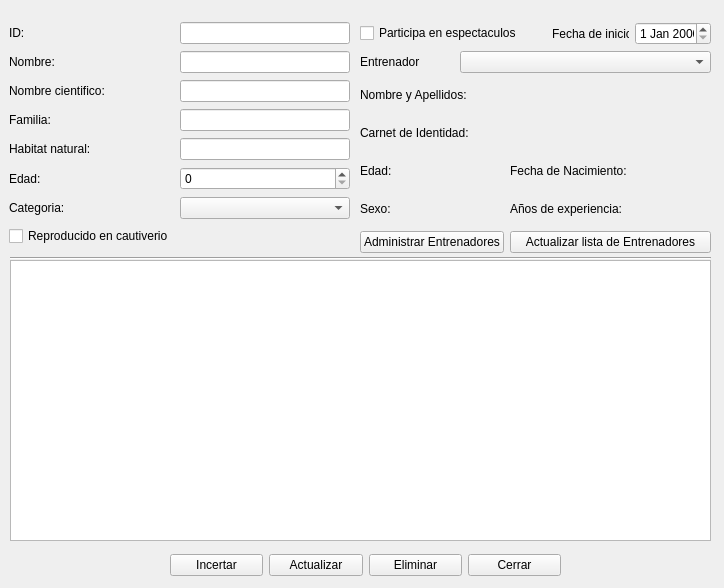
<?xml version="1.0" encoding="UTF-8"?>
<ui version="4.0">
 <class>animal_acuatico</class>
 <widget class="QWidget" name="animal_acuatico">
  <property name="geometry">
   <rect>
    <x>0</x>
    <y>0</y>
    <width>724</width>
    <height>588</height>
   </rect>
  </property>
  <property name="minimumSize">
   <size>
    <width>724</width>
    <height>588</height>
   </size>
  </property>
  <property name="maximumSize">
   <size>
    <width>724</width>
    <height>588</height>
   </size>
  </property>
  <property name="windowTitle">
   <string>Form</string>
  </property>
  <widget class="QTableView" name="table_animal_acuatico">
   <property name="geometry">
    <rect>
     <x>10</x>
     <y>260</y>
     <width>701</width>
     <height>281</height>
    </rect>
   </property>
  </widget>
  <widget class="Line" name="line">
   <property name="geometry">
    <rect>
     <x>10</x>
     <y>250</y>
     <width>701</width>
     <height>16</height>
    </rect>
   </property>
   <property name="orientation">
    <enum>Qt::Horizontal</enum>
   </property>
  </widget>
  <widget class="QWidget" name="layoutWidget">
   <property name="geometry">
    <rect>
     <x>9</x>
     <y>21</y>
     <width>341</width>
     <height>231</height>
    </rect>
   </property>
   <layout class="QGridLayout" name="gridLayout_animal_acuatico">
    <item row="2" column="1">
     <widget class="QLineEdit" name="txt_nombre_cientifico"/>
    </item>
    <item row="2" column="0">
     <widget class="QLabel" name="label_3">
      <property name="text">
       <string>Nombre cientifico:</string>
      </property>
     </widget>
    </item>
    <item row="3" column="1">
     <widget class="QLineEdit" name="txt_familia"/>
    </item>
    <item row="0" column="0">
     <widget class="QLabel" name="label">
      <property name="text">
       <string>ID:</string>
      </property>
     </widget>
    </item>
    <item row="4" column="1">
     <widget class="QLineEdit" name="txt_habitat_natural">
      <property name="text">
       <string/>
      </property>
     </widget>
    </item>
    <item row="3" column="0">
     <widget class="QLabel" name="label_2">
      <property name="text">
       <string>Familia:</string>
      </property>
     </widget>
    </item>
    <item row="0" column="1">
     <widget class="QLineEdit" name="txt_id"/>
    </item>
    <item row="7" column="1">
     <widget class="QSpinBox" name="txt_edad"/>
    </item>
    <item row="4" column="0">
     <widget class="QLabel" name="label_4">
      <property name="text">
       <string>Habitat natural:</string>
      </property>
     </widget>
    </item>
    <item row="7" column="0">
     <widget class="QLabel" name="label_6">
      <property name="text">
       <string>Edad:</string>
      </property>
     </widget>
    </item>
    <item row="8" column="0">
     <widget class="QLabel" name="label_7">
      <property name="text">
       <string>Categoria:</string>
      </property>
     </widget>
    </item>
    <item row="8" column="1">
     <widget class="QComboBox" name="comboBox">
      <property name="focusPolicy">
       <enum>Qt::ClickFocus</enum>
      </property>
      <property name="editable">
       <bool>false</bool>
      </property>
     </widget>
    </item>
    <item row="1" column="0">
     <widget class="QLabel" name="label_5">
      <property name="text">
       <string>Nombre:</string>
      </property>
     </widget>
    </item>
    <item row="1" column="1">
     <widget class="QLineEdit" name="txt_nombre">
      <property name="text">
       <string/>
      </property>
     </widget>
    </item>
    <item row="9" column="0">
     <widget class="QCheckBox" name="check_cautiverio">
      <property name="text">
       <string>Reproducido en cautiverio</string>
      </property>
     </widget>
    </item>
   </layout>
  </widget>
  <widget class="QWidget" name="layoutWidget">
   <property name="geometry">
    <rect>
     <x>170</x>
     <y>550</y>
     <width>391</width>
     <height>31</height>
    </rect>
   </property>
   <layout class="QHBoxLayout" name="horizontalLayout">
    <item>
     <widget class="QPushButton" name="pushButton_incertar">
      <property name="text">
       <string>Incertar</string>
      </property>
     </widget>
    </item>
    <item>
     <widget class="QPushButton" name="pushButton_actualizar">
      <property name="text">
       <string>Actualizar</string>
      </property>
     </widget>
    </item>
    <item>
     <widget class="QPushButton" name="pushButton_eliminar">
      <property name="text">
       <string>Eliminar</string>
      </property>
     </widget>
    </item>
    <item>
     <widget class="QPushButton" name="btn_cerrar">
      <property name="text">
       <string>Cerrar</string>
      </property>
     </widget>
    </item>
   </layout>
  </widget>
  <widget class="QWidget" name="layoutWidget">
   <property name="geometry">
    <rect>
     <x>360</x>
     <y>22</y>
     <width>351</width>
     <height>231</height>
    </rect>
   </property>
   <layout class="QGridLayout" name="gridLayout_espectaculos">
    <item row="0" column="0" colspan="4">
     <widget class="QCheckBox" name="check_espectaculos">
      <property name="text">
       <string>Participa en espectaculos</string>
      </property>
     </widget>
    </item>
    <item row="0" column="4">
     <widget class="QLabel" name="label_8">
      <property name="text">
       <string>Fecha de inicio:</string>
      </property>
     </widget>
    </item>
    <item row="0" column="5">
     <widget class="QDateEdit" name="date_fecha_inicio"/>
    </item>
    <item row="1" column="0" colspan="2">
     <widget class="QLabel" name="label_9">
      <property name="text">
       <string>Entrenador</string>
      </property>
     </widget>
    </item>
    <item row="2" column="0" colspan="3">
     <widget class="QLabel" name="nombre_apellidos">
      <property name="text">
       <string>Nombre y Apellidos:</string>
      </property>
     </widget>
    </item>
    <item row="2" column="3" colspan="3">
     <widget class="QLabel" name="mostrar_nombre_apellidos">
      <property name="text">
       <string/>
      </property>
     </widget>
    </item>
    <item row="3" column="0" colspan="3">
     <widget class="QLabel" name="carnet_identidad">
      <property name="text">
       <string>Carnet de Identidad:</string>
      </property>
     </widget>
    </item>
    <item row="3" column="3" colspan="3">
     <widget class="QLabel" name="mostrar_carnet_identidad">
      <property name="text">
       <string/>
      </property>
     </widget>
    </item>
    <item row="4" column="0">
     <widget class="QLabel" name="edad">
      <property name="text">
       <string>Edad:</string>
      </property>
     </widget>
    </item>
    <item row="4" column="3" colspan="2">
     <widget class="QLabel" name="fecha_nacimiento">
      <property name="text">
       <string>Fecha de Nacimiento:</string>
      </property>
     </widget>
    </item>
    <item row="4" column="5">
     <widget class="QLabel" name="mostrar_fecha_nacimiento">
      <property name="text">
       <string/>
      </property>
     </widget>
    </item>
    <item row="5" column="0">
     <widget class="QLabel" name="sexo">
      <property name="text">
       <string>Sexo:</string>
      </property>
     </widget>
    </item>
    <item row="5" column="1">
     <widget class="QLabel" name="mostrar_sexo">
      <property name="text">
       <string/>
      </property>
     </widget>
    </item>
    <item row="5" column="3" colspan="2">
     <widget class="QLabel" name="experiencia">
      <property name="text">
       <string>Años de experiencia:</string>
      </property>
     </widget>
    </item>
    <item row="5" column="5">
     <widget class="QLabel" name="mostrar_experiencia">
      <property name="text">
       <string/>
      </property>
     </widget>
    </item>
    <item row="1" column="2" colspan="4">
     <widget class="QComboBox" name="combo_entrenadores"/>
    </item>
    <item row="6" column="0" colspan="3">
     <widget class="QPushButton" name="btn_administrar_entrenadores">
      <property name="text">
       <string>Administrar Entrenadores</string>
      </property>
     </widget>
    </item>
    <item row="6" column="3" colspan="3">
     <widget class="QPushButton" name="btn_actualizar_list_entrenadores">
      <property name="text">
       <string>Actualizar lista de Entrenadores</string>
      </property>
     </widget>
    </item>
    <item row="4" column="1">
     <widget class="QLabel" name="mostrar_edad">
      <property name="text">
       <string/>
      </property>
     </widget>
    </item>
   </layout>
  </widget>
 </widget>
 <resources/>
 <connections/>
</ui>
